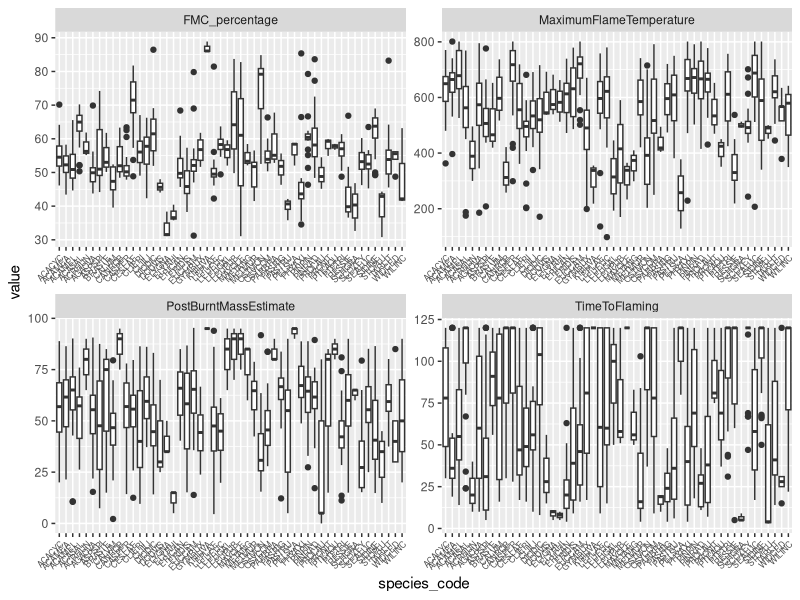
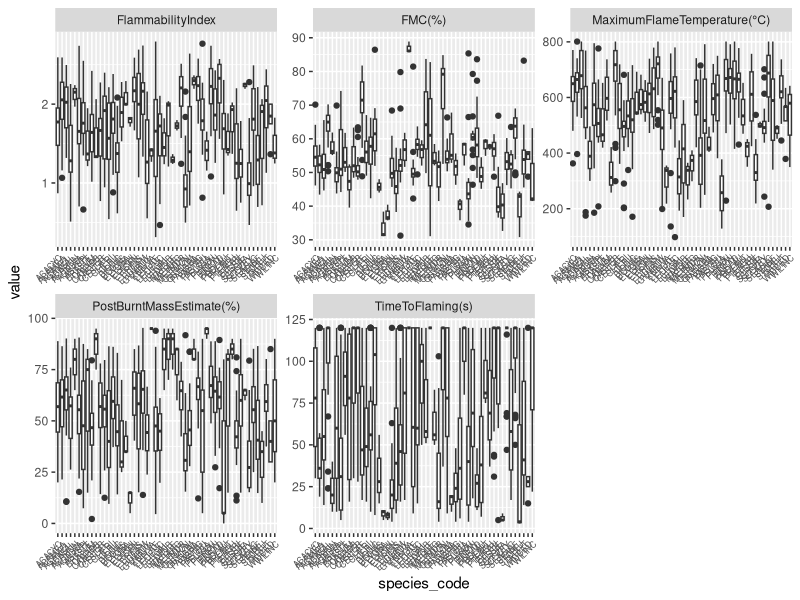
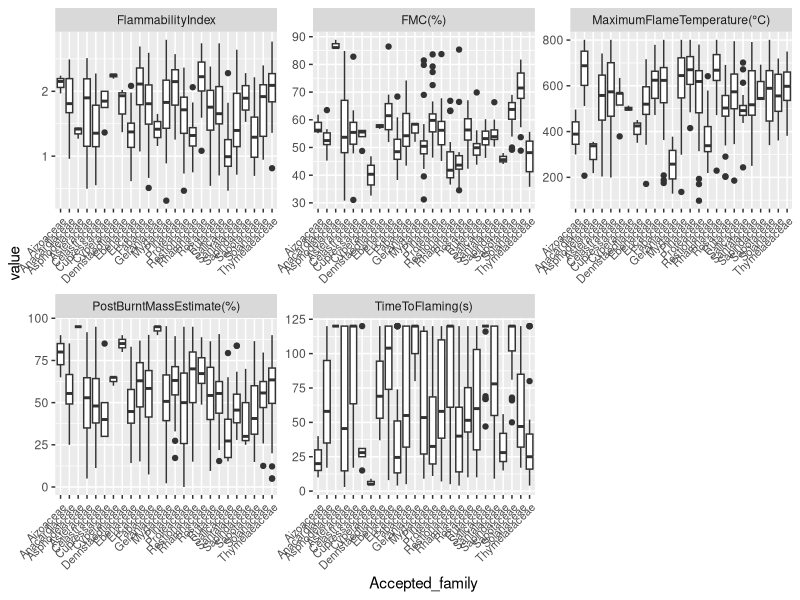
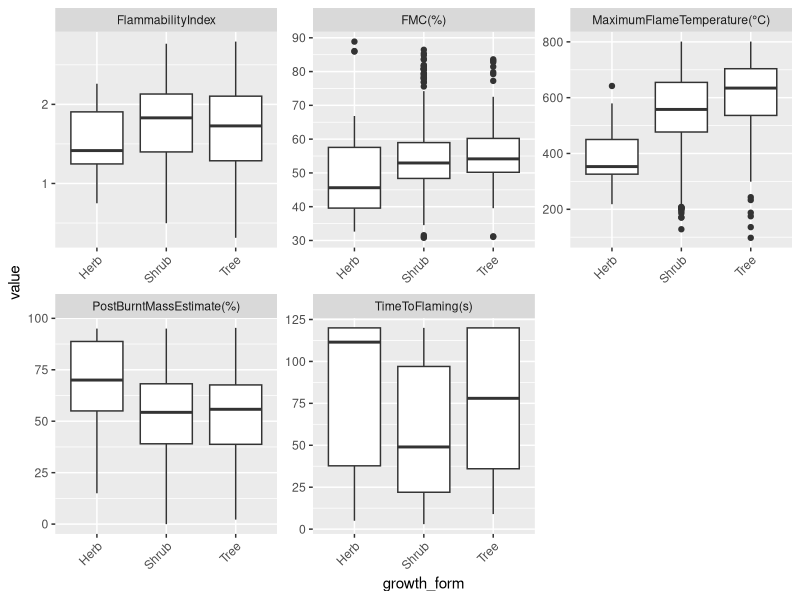

These figures' R source, in order:
#
setwd("/Users/samukelisiwem/OneDrive - Nelson Mandela University/Documents/3_SCHOLARY/PhD/Data collection/Analysis/Data/")

library(tidyverse)
library(readxl) 

#reads data
#Loads the Excel file
#Cleans and reshapes the data
#Plots faceted box plots with rotated x-axis labels
#flammability attributes varies across species
read_xlsx("01msc_cederberg_CombinedFlamm.xlsx", sheet = "Combined") %>%
  pivot_longer(cols = c("TimeToFlaming", "PostBurntMassEstimate", "MaximumFlameTemperature","FMC_percentage"),
               names_to = "variable", values_to = "value") %>%
  ggplot() +
  geom_boxplot(aes(y = value, x = species_code)) +
  theme(axis.text.x = element_text(angle = 45, hjust = 1, size = 6)) +
  facet_wrap(vars(variable), scales = "free")

CombinedOG <- read_xlsx("01msc_cederberg_CombinedFlamm.xlsx", sheet = "Combined")

#rename some headings
Combined02 <- CombinedOG %>%
  rename(
    `FMC(%)` = FMC_percentage,
    `TimeToFlaming(s)` = TimeToFlaming,
    `PostBurntMassEstimate(%)` = PostBurntMassEstimate,
    `MaximumFlameTemperature(°C)` = MaximumFlameTemperature
    )

#save data in long
CombinedLong <- Combined02 %>%
  pivot_longer(cols = c("TimeToFlaming(s)", "PostBurntMassEstimate(%)", "MaximumFlameTemperature(°C)", "FMC(%)", "FlammabilityIndex"),
               names_to = "variable", values_to = "value")

#boxplots on Long data
CombinedLong %>%
  ggplot() +
  geom_boxplot(aes(y = value, x = species_code)) +
  theme(axis.text.x = element_text(angle = 45, hjust = 1, size = 6)) +
  facet_wrap(vars(variable), scales = "free")

#Flamm Attriutes by family
CombinedLong %>%
  ggplot() +
  geom_boxplot(aes(y = value, x = Accepted_family)) +
  theme(axis.text.x = element_text(angle = 45, hjust = 1, size = 8)) +
  facet_wrap(vars(variable), scales = "free")

#Flamm Attriutes by growth form
CombinedLong %>%
  ggplot() +
  geom_boxplot(aes(y = value, x = growth_form)) +
  theme(axis.text.x = element_text(angle = 45, hjust = 1)) +
  facet_wrap(vars(variable), scales = "free")
